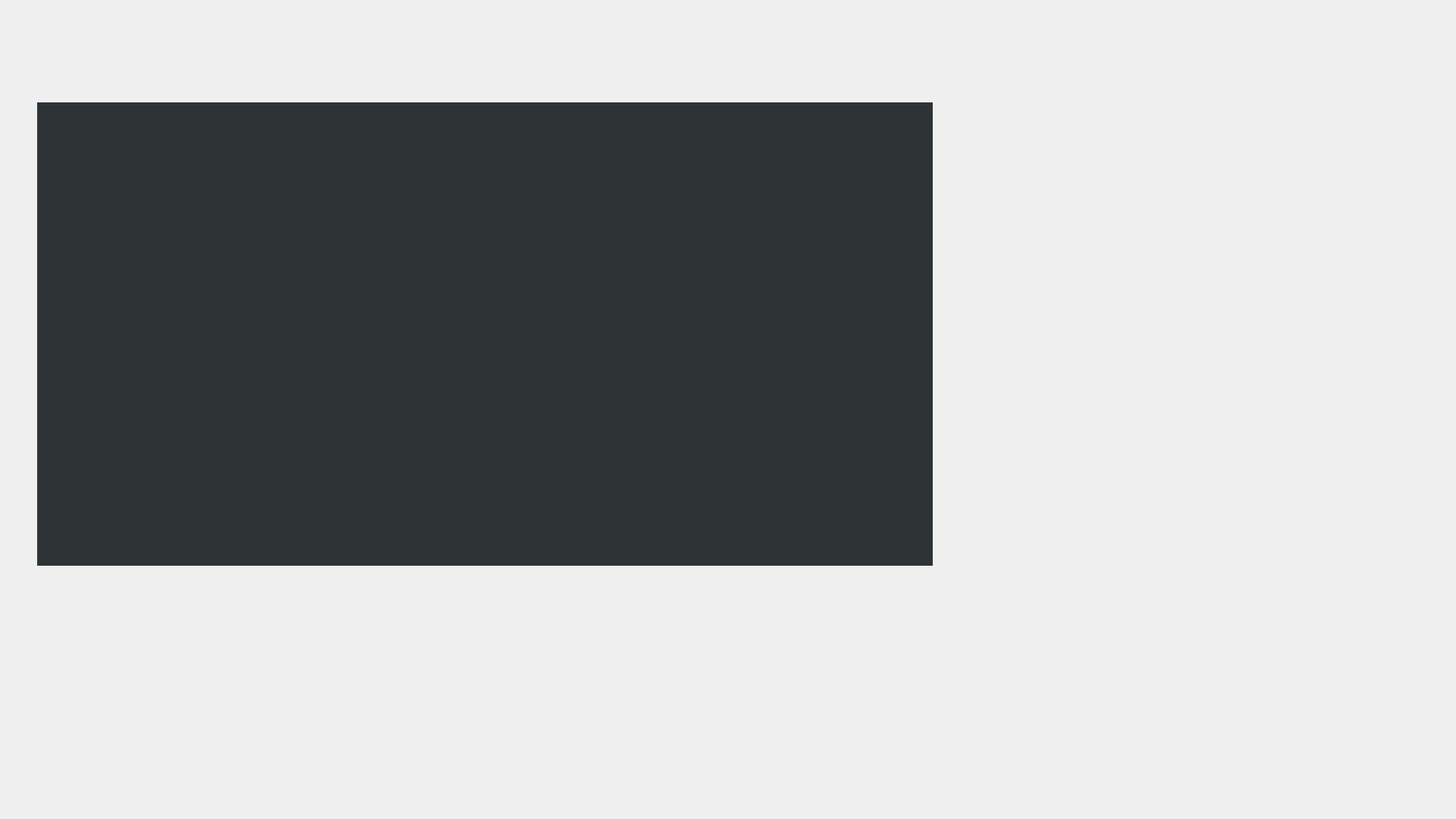
<?xml version="1.0" encoding="UTF-8"?>
<ui version="4.0">
 <class>Visitor</class>
 <widget class="QDialog" name="Visitor">
  <property name="geometry">
   <rect>
    <x>0</x>
    <y>0</y>
    <width>1920</width>
    <height>1080</height>
   </rect>
  </property>
  <property name="font">
   <font>
    <pointsize>33</pointsize>
    <kerning>false</kerning>
   </font>
  </property>
  <property name="windowTitle">
   <string notr="true">Dialog</string>
  </property>
  <property name="accessibleName">
   <string notr="true"/>
  </property>
  <property name="styleSheet">
   <string notr="true">QWidget#Visitor{ background-image: url(:/bt/image/visitor_bg.png);}</string>
  </property>
  <widget class="QLabel" name="video">
   <property name="geometry">
    <rect>
     <x>49</x>
     <y>135</y>
     <width>1181</width>
     <height>611</height>
    </rect>
   </property>
   <property name="styleSheet">
    <string notr="true">background-color: rgb(46, 52, 54);</string>
   </property>
   <property name="text">
    <string/>
   </property>
  </widget>
  <widget class="QTableView" name="DetailView">
   <property name="geometry">
    <rect>
     <x>43</x>
     <y>820</y>
     <width>1195</width>
     <height>216</height>
    </rect>
   </property>
   <property name="styleSheet">
    <string notr="true">background:transparent;
</string>
   </property>
  </widget>
  <widget class="QTableView" name="TotalView">
   <property name="geometry">
    <rect>
     <x>1270</x>
     <y>122</y>
     <width>618</width>
     <height>636</height>
    </rect>
   </property>
   <property name="styleSheet">
    <string notr="true">font: 11pt &quot;Ubuntu&quot;;
background:transparent;</string>
   </property>
  </widget>
  <widget class="QChartView" name="SexChart" native="true">
   <property name="geometry">
    <rect>
     <x>1270</x>
     <y>820</y>
     <width>301</width>
     <height>221</height>
    </rect>
   </property>
   <property name="styleSheet">
    <string notr="true">background:transparent;</string>
   </property>
  </widget>
  <widget class="QChartView" name="EmChart" native="true">
   <property name="geometry">
    <rect>
     <x>1586</x>
     <y>820</y>
     <width>321</width>
     <height>221</height>
    </rect>
   </property>
   <property name="styleSheet">
    <string notr="true">background:transparent;</string>
   </property>
  </widget>
 </widget>
 <customwidgets>
  <customwidget>
   <class>QChartView</class>
   <extends>QWidget</extends>
   <header>qchartview.h</header>
   <container>1</container>
  </customwidget>
 </customwidgets>
 <resources/>
 <connections/>
</ui>
